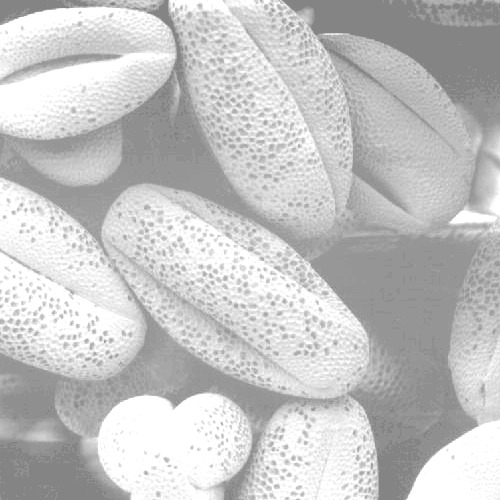
#> input picture Görüntüİşleme/opencv/res/gri.png, 500 x 500 px
$ python histogram.py
#> lines starting #> are read from the running program, lines starting #| are printed output that depends on the picture
import cv2
from matplotlib import pyplot as plt  #OpenCV,NumPy, ve Matplotlib kütüphaneleri dahil ediliyor.

# Girdi olarak verilen gri görüntüyü yükleyin
img = cv2.imread('./res/gri.png', 0)  #cv2.imread() işlevi kullanılarak ./res/gri.png" dosyası, gri renk formatında okunarak "img" değişkenine atanıyor."0" argümanı ile resim gri formatta okunuyor..
#> img is the input picture: shape (500, 500); min 132, max 255, mean 196.4
img2 = cv2.equalizeHist(img) #"Görüntü İyileştirme" tekniği olan Histogram Eşitleme işlemi, gri renk formatındaki "img" görüntüsüne uygulanıyor ve eşitlenmiş görüntü "img2" değişkenine atanıyor.
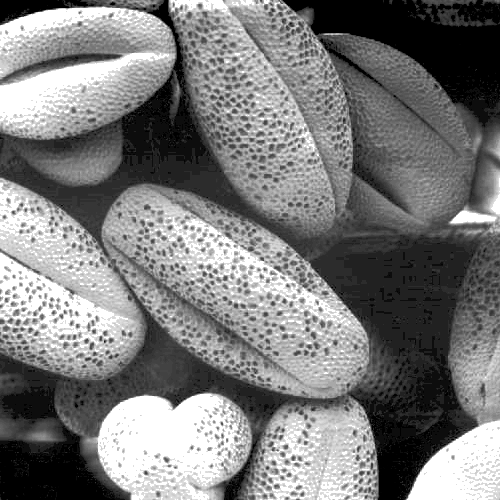
#> img2: shape (500, 500); min 0, max 255, mean 123.2

#"img" ve "img2" görüntülerinin histogramları, "calcHist()" fonksiyonu kullanılarak hesaplanıyor. Her iki histogram da 256 binliğe ayrılmış ve 0-256 aralığında değerler içeriyor.
hist_input = cv2.calcHist([img],[0],None,[256],[0,256]) #verilen gri görüntü ("img") için histogramı hesaplar. cv2.calcHist() fonksiyonu, histogram hesaplama işlemini gerçekleştiren OpenCV fonksiyonlarından biridir.
#> hist_input = 256 values, max 28659 at index 255, min 0 at index 0, mean 976.6
# İlk parametre olarak, histogramın hesaplanacağı görüntüyü içeren bir liste alır. Görüntü gri tonlamalı olduğu için, bu listeye sadece "img" görüntüsü eklenir.
#İkinci parametre, histogramın hesaplanacağı kanalı seçer. Gri tonlamalı görüntülerde, yalnızca 0. kanal mevcuttur (sadece tek bir kanal kullanılır). Bu nedenle, bu parametrede [0] değeri kullanılır.
#Üçüncü parametre, maskenin belirtilmesi için kullanılabilir. Burada, maske kullanılmadığı için "None" olarak atanır.
#Dördüncü parametre, histogramdaki bin sayısını belirler. Burada, 256 adet bin kullanılır.
#Beşinci parametre, histogramda hesaplanacak minimum ve maksimum değerleri belirler. Bu durumda, 0 ile 256 aralığı kullanılır.
#Sonuç olarak, "hist_input" adlı değişkene, "img" görüntüsünün histogramı atanır.
hist_output = cv2.calcHist([img2] , [0] , None,[256],[0,256])
#> hist_output = 256 values, max 28659 at index 255, min 0 at index 2, mean 976.6

#Matplotlib kütüphanesi kullanılarak 2x2 boyutunda bir çizim yüzeyi oluşturuluyor.
# İlk satırda, "img" görüntüsü ve histogramı,
# ikinci satırda ise "img2" görüntüsü ve histogramı çizdiriliyor.
plt.subplot(221),plt.imshow(img,cmap = 'gray',vmin=0, vmax=255) #Bu satır, Matplotlib kütüphanesi kullanılarak bir çizim yüzeyi oluşturur ve "img" adlı gri görüntüyü çizer.
#plt.subplot() fonksiyonu, çizim yüzeyi üzerinde alt-parçalar oluşturmak için kullanılır. Parametre olarak, yüzeyin boyutlarını belirleyen bir demet (tuple) alır. Bu demetin ilk iki elemanı, çizim yüzeyinin boyutlarını belirler (2 satır ve 2 sütun).
# Üçüncü parametre, alt-parçanın konumunu belirler. Burada, alt-parça numarası "221" olarak atanmıştır. Bu, 2 satırlı ve 2 sütunlu çizim yüzeyindeki ilk alt-parçadır.
#plt.imshow() fonksiyonu, bir görüntüyü çizmek için kullanılır. İlk parametre olarak, çizilecek görüntüyü alır. Bu durumda, "img" adlı gri görüntüdür.
# İkinci parametre olarak, görüntüyü hangi renk haritası ile çizeceğimizi belirtiriz. Gri tonlamalı bir görüntü olduğu için "gray" renk haritası kullanılır. "vmin" ve "vmax" parametreleri, görüntünün hangi aralıkta gösterileceğini belirler. Bu durumda, görüntü 0 ila 255 aralığında gösterilir.
#Bu satır sonucunda, çizim yüzeyinin ilk alt-parçası, "img" adlı gri görüntüyle doldurulur.
plt.title('original'),plt.xticks([]), plt.yticks([]) #plt.title() fonksiyonu, çizim yüzeyinin başlığını belirler. Burada, başlık "original" olarak atanır.
#plt.xticks([]) ve plt.yticks([]) fonksiyonları, x ve y eksenindeki çizgileri kapatır. Bu satırların amacı, çizim yüzeyindeki alt-parçaların arasındaki çizgileri kapatmak ve bu sayede görüntülerin daha net görünebilmesini sağlamaktır.
#çizim yüzeyinin ilk alt-parçasına "original" başlığı ekler ve x ve y eksenindeki çizgileri kapatır.
plt.subplot(222), plt.plot(hist_input) #Bu satır, Matplotlib kütüphanesi kullanılarak bir çizim yüzeyinde ikinci bir alt-parça oluşturur ve bu alt-parçaya "hist_input" adlı bir histogram çizer.
#alt-parça numarası "222" olarak atanmıştır. Bu, 2 satırlı ve 2 sütunlu çizim yüzeyindeki ikinci alt-parçadır.
#plt.plot() fonksiyonu, verileri çizmek için kullanılır. İlk parametre olarak, çizilecek verileri alır. Bu durumda, "hist_input" adlı histogramdır.
plt.subplot(223), plt.imshow(img2,cmap= 'gray', vmin=0, vmax=255) #Matplotlib kütüphanesi kullanılarak bir çizim yüzeyinde üçüncü bir alt-parça oluşturur ve bu alt-parçaya "img2" adlı bir görüntü çizer
# ilk iki elemanı, çizim yüzeyinin boyutlarını belirler (2 satır ve 2 sütun). Üçüncü parametre, alt-parçanın konumunu belirler. Burada, alt-parça numarası "223" olarak atanmıştır. Bu, 2 satırlı ve 2 sütunlu çizim yüzeyindeki üçüncü alt-parçadır.
plt.title('Histogram'), plt.xticks([]),plt.yticks([]) #"Histogram" adlı bir başlık ekler ve x ve y eksenindeki tickleri (çizgileri) kapatır.
plt.subplot(224), plt.plot(hist_output) #Matplotlib kütüphanesi kullanılarak bir çizim yüzeyinde dördüncü bir alt-parça oluşturur ve bu alt-parçaya "hist_output" adlı bir histogram çizer.
# 2 satırlı ve 2 sütunlu çizim yüzeyindeki dördüncü alt-parçadır.Bu satır sonucunda, çizim yüzeyinin dördüncü alt-parçasına "hist_output" adlı bir histogram çizilir.

plt.show() #Tüm çizimler, ekrana getiriliyor.
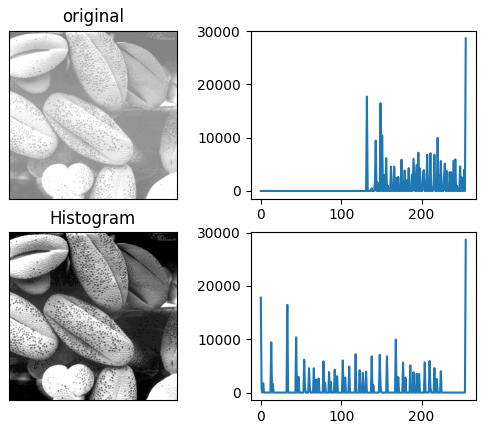
#> figure drawn by matplotlib, 4 panels; panel 2: curve peaks at x = 255, y = 28659; panel 4: curve peaks at x = 255, y = 28659

$ run again, with Görüntüİşleme/opencv/res/otsu.jpg saved as Görüntüİşleme/opencv/res/gri.png
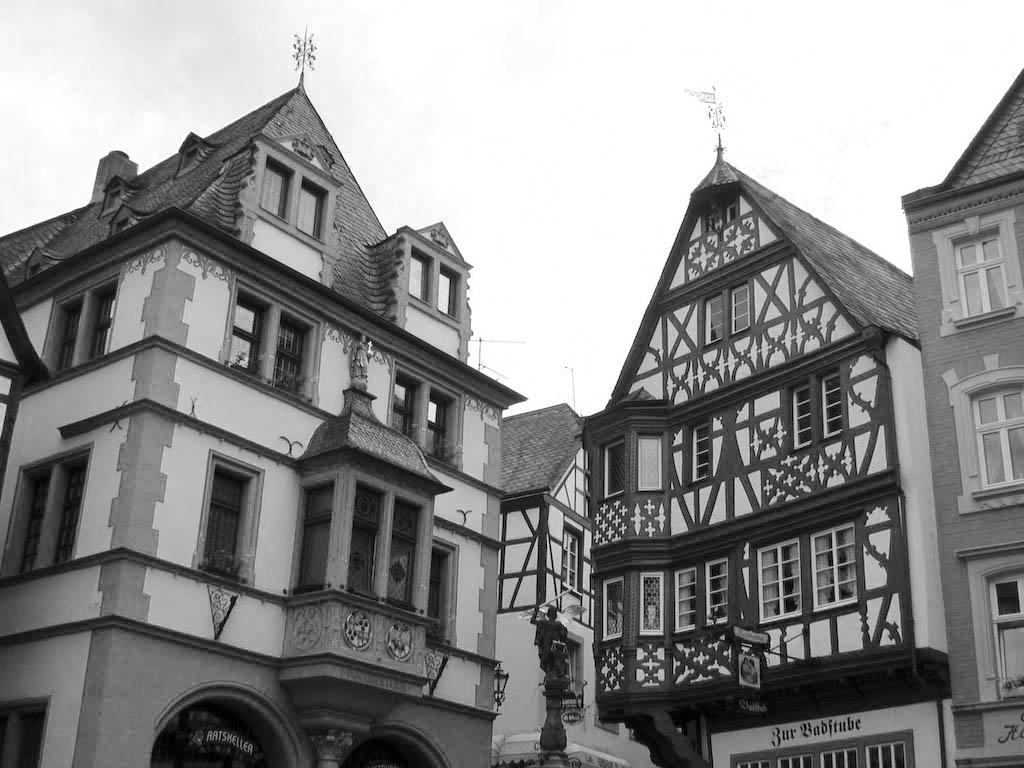
#> input picture Görüntüİşleme/opencv/res/otsu.jpg, 1024 x 768 px
#> img is the input picture: shape (768, 1024); min 0, max 255, mean 141.3
#> `img2 = cv2.equalizeHist(img) #"Görüntü İyileştirme" tekniği olan Histo..`:
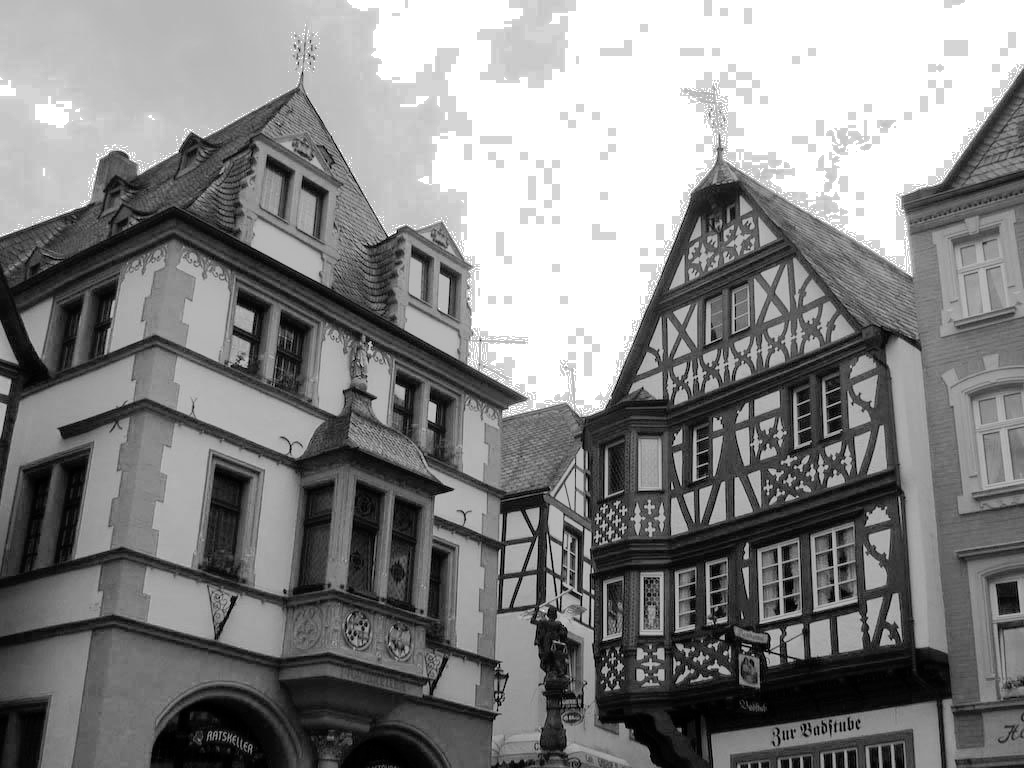
#> img2: shape (768, 1024); min 0, max 255, mean 131.4
#> hist_input = 256 values, max 129724 at index 255, min 73 at index 219, mean 3072
#> hist_output = 256 values, max 129724 at index 255, min 0 at index 14, mean 3072
#> `plt.show()`:
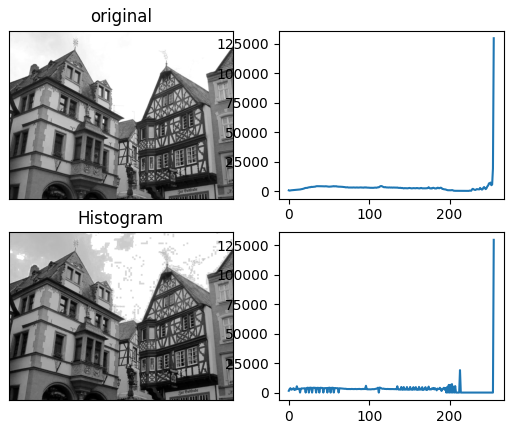
#> figure drawn by matplotlib, 4 panels; panel 2: curve peaks at x = 255, y = 129724; panel 4: curve peaks at x = 255, y = 129724
